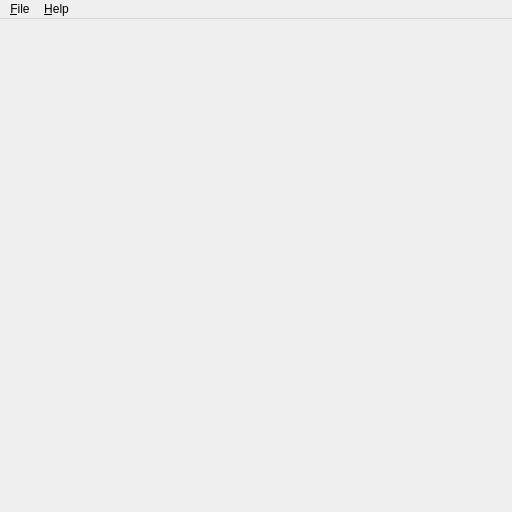
<?xml version="1.0" encoding="UTF-8"?>
<ui version="4.0">
 <class>MainWindow</class>
 <widget class="QMainWindow" name="MainWindow">
  <property name="geometry">
   <rect>
    <x>0</x>
    <y>0</y>
    <width>512</width>
    <height>512</height>
   </rect>
  </property>
  <property name="minimumSize">
   <size>
    <width>512</width>
    <height>512</height>
   </size>
  </property>
  <property name="maximumSize">
   <size>
    <width>512</width>
    <height>512</height>
   </size>
  </property>
  <property name="windowTitle">
   <string>Qt-based generator for text telegram stickers</string>
  </property>
  <widget class="QWidget" name="centralWidget"/>
  <widget class="QMenuBar" name="menuBar">
   <property name="geometry">
    <rect>
     <x>0</x>
     <y>0</y>
     <width>512</width>
     <height>20</height>
    </rect>
   </property>
   <widget class="QMenu" name="menu_File">
    <property name="title">
     <string>&amp;File</string>
    </property>
    <addaction name="action_Save"/>
    <addaction name="action_Set_text"/>
    <addaction name="action_Set_font"/>
    <addaction name="action_Set_text_colors"/>
    <addaction name="action_Set_outline_colors"/>
    <addaction name="action_Set_back_colors"/>
    <addaction name="action_Set_pollia"/>
    <addaction name="action_Set_outline"/>
   </widget>
   <widget class="QMenu" name="menu_Help">
    <property name="title">
     <string>&amp;Help</string>
    </property>
    <addaction name="action_About_Qt"/>
    <addaction name="action_About"/>
   </widget>
   <addaction name="menu_File"/>
   <addaction name="menu_Help"/>
  </widget>
  <action name="action_Save">
   <property name="text">
    <string>&amp;Save</string>
   </property>
   <property name="shortcut">
    <string>Ctrl+S</string>
   </property>
  </action>
  <action name="action_Set_text">
   <property name="text">
    <string>Set &amp;text...</string>
   </property>
   <property name="shortcut">
    <string>Ins</string>
   </property>
  </action>
  <action name="action_About_Qt">
   <property name="text">
    <string>About &amp;Qt...</string>
   </property>
  </action>
  <action name="action_About">
   <property name="text">
    <string>&amp;About</string>
   </property>
  </action>
  <action name="action_Set_font">
   <property name="text">
    <string>Set &amp;font...</string>
   </property>
   <property name="shortcut">
    <string>Ctrl+F</string>
   </property>
  </action>
  <action name="action_Set_back_colors">
   <property name="text">
    <string>Set &amp;back colors...</string>
   </property>
   <property name="shortcut">
    <string>Ctrl+C, Ctrl+B</string>
   </property>
  </action>
  <action name="action_Set_pollia">
   <property name="text">
    <string>Set &amp;pollia width...</string>
   </property>
   <property name="shortcut">
    <string>Ctrl+P</string>
   </property>
  </action>
  <action name="action_Set_outline">
   <property name="text">
    <string>Set &amp;outline width...</string>
   </property>
   <property name="shortcut">
    <string>Ctrl+O</string>
   </property>
  </action>
  <action name="action_Set_text_colors">
   <property name="text">
    <string>Set te&amp;xt colors...</string>
   </property>
   <property name="shortcut">
    <string>Ctrl+C, Ctrl+T</string>
   </property>
  </action>
  <action name="action_Set_outline_colors">
   <property name="text">
    <string>Set outli&amp;ne colors...</string>
   </property>
   <property name="shortcut">
    <string>Ctrl+C, Ctrl+O</string>
   </property>
  </action>
 </widget>
 <layoutdefault spacing="6" margin="11"/>
 <resources/>
 <connections/>
</ui>
